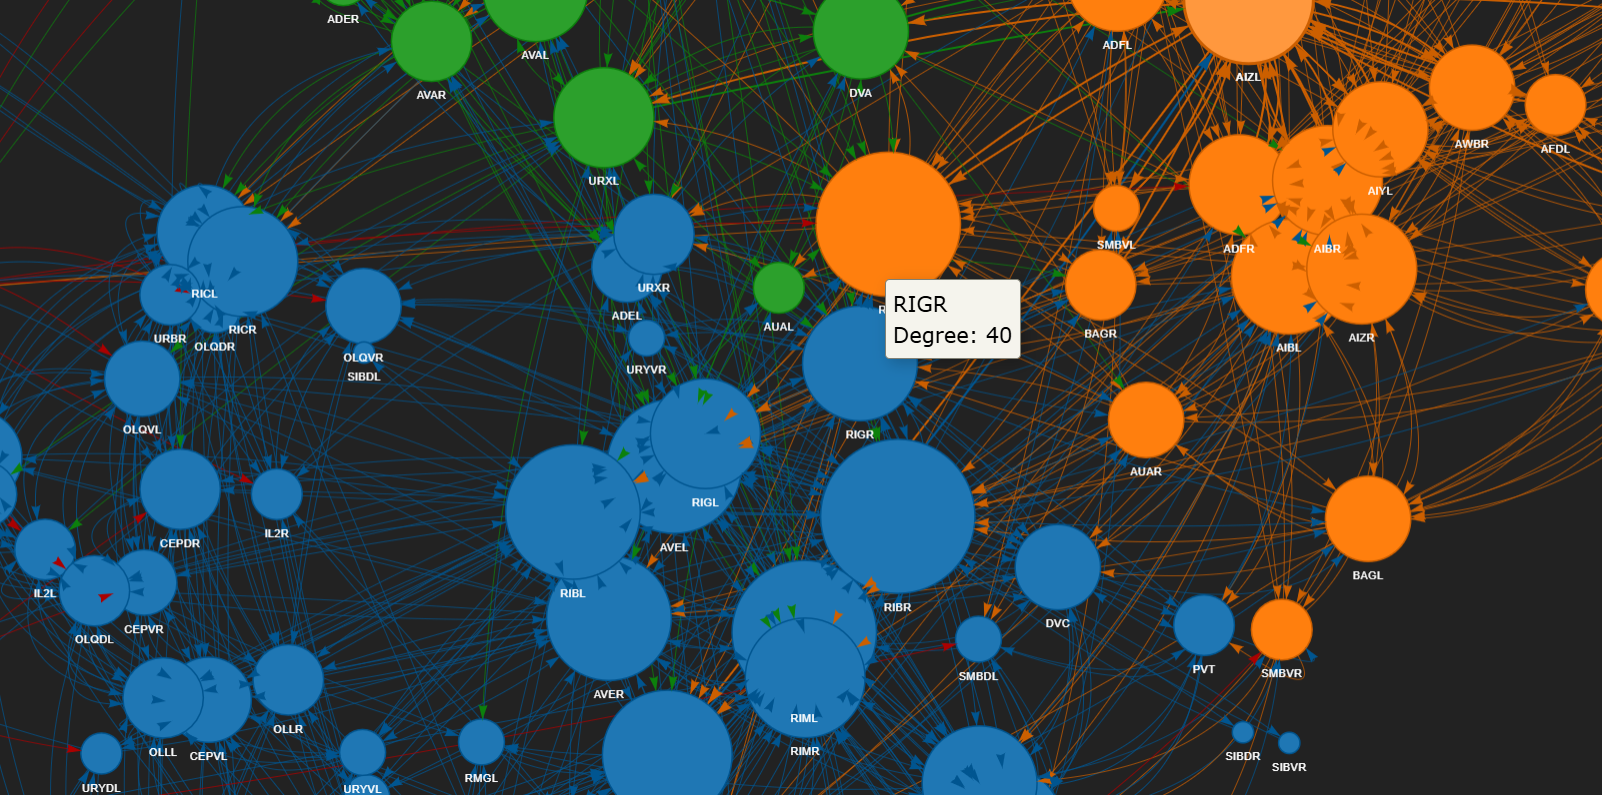

Write the Python code that produced this figure.
# Run this after you have the model trained

import matplotlib.cm as cm
import matplotlib.colors as mcolors
import networkx as nx
from pyvis.network import Network
from IPython.display import display, HTML
from networkx.algorithms import community

# Define the timeline you asked for
time_steps = [0.0, 0.5, 1.0, 1.5, 2.0, 2.5, 3.0]

def get_color_map(G):
    """
    Detects communities (clusters) in the graph and assigns a color to each.
    This helps visually separate 'Sensory' from 'Motor' groups automatically.
    """
    # Use Greedy Modularity to find clusters
    communities = community.greedy_modularity_communities(G)

    # Generate colors
    colors = list(mcolors.TABLEAU_COLORS.values())
    node_colors = {}

    for i, comm in enumerate(communities):
        c = colors[i % len(colors)] # Cycle through colors
        for node in comm:
            node_colors[node] = c

    return node_colors

def visualize_evolution(time_steps, threshold=0.85):
    """
    Generates interactive plots for a list of time steps.
    High threshold (0.85) ensures we only see the 'Skeleton' of the brain.
    """
    filenames = []

    model.eval()
    with torch.no_grad():
        # Predict for ALL time steps at once for efficiency
        t_tensor = torch.tensor(time_steps).float().to(device)
        predictions = model(x_init, edge_index, edge_weight, t_tensor)

    for i, t in enumerate(time_steps):
        print(f"Rendering Time {t:.1f}...", end=" ")

        # 1. Process Probability Matrix
        adj_prob = torch.sigmoid(predictions[i]).cpu().numpy()

        # 2. Build Graph
        G = nx.DiGraph()

        # Add Edges FIRST (to determine active nodes)
        rows, cols = np.where(adj_prob > threshold)
        for r, c in zip(rows, cols):
            if r != c:
                weight = float(adj_prob[r, c])
                G.add_edge(int(r), int(c), weight=weight)

        # Add Nodes (Only those with connections to reduce clutter)
        active_nodes = list(G.nodes())

        # 3. Apply Clustering (Community Detection) for Colors
        if len(active_nodes) > 0:
            node_colors = get_color_map(G)
        else:
            node_colors = {}

        for n_id in active_nodes:
            name = id_to_name[n_id]
            color = node_colors.get(n_id, '#97C2FC')

            # Size node by its importance (Degree Centrality)
            deg = G.degree[n_id]
            size = 10 + (deg * 1.5)

            G.add_node(n_id, label=name, title=f"{name}\nDegree: {deg}", color=color, size=size)

        # 4. PyVis Visualization
        net = Network(height="600px", width="100%", notebook=True, cdn_resources='remote', directed=True, bgcolor="#222222", font_color="white")

        # Physics: specialized for "exploding" hairballs into structures
        net.set_options("""
        var options = {
          "physics": {
            "barnesHut": {
              "gravitationalConstant": -3000,
              "centralGravity": 0.1,
              "springLength": 200,
              "springConstant": 0.04,
              "damping": 0.09
            },
            "minVelocity": 0.75
          }
        }
        """)

        net.from_nx(G)
        fname = f"connectome_t_{t:.1f}.html"
        net.show(fname)
        filenames.append(fname)
        print(f"-> Saved {fname}")

    return filenames

# Run the Generator
generated_files = visualize_evolution(time_steps, threshold=0.85)

# Display them
print("\nLINKS TO INTERACTIVE PLOTS (Click to open in Colab):")
for f in generated_files:
    display(HTML(f"<h3><a href='{f}' target='_blank'>View Graph at Time {f.split('_')[-1][:-5]}</a></h3>"))
    # Also display the first, middle, and last inline for quick check
    if "0.0" in f or "1.5" in f or "3.0" in f:
        print(f"\n--- Preview: {f} ---")
        display(HTML(f))
